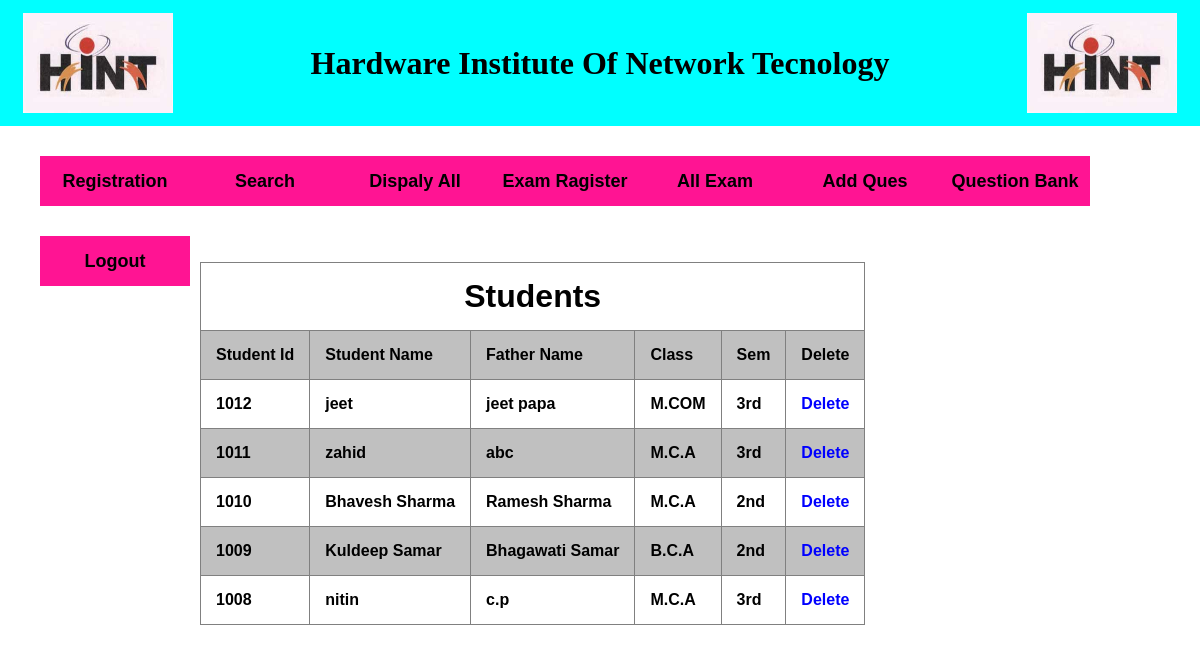
The page /stu_display.php (signed in) on the database its author committed.
### tables this page shows
CREATE TABLE `student_reg` (
  `s_name` varchar(50) NOT NULL,
  `f_name` varchar(50) NOT NULL,
  `s_class` varchar(50) NOT NULL,
  `s_sem` varchar(50) NOT NULL,
  `s_id` int(11) NOT NULL
);

### stu_display.php (the view, shortened to what this page needs)
<?php
     if($_SESSION['u_id']==true)
     {
    	 include"amity.php";
     	 include"faculty.php";
      }
      else
      {
     		header("Location:home.php");
      }
 ?>
<html>
<head>
<link rel="stylesheet" type="text/css" href="my.css">
</head>
<body>
</body>
</html>
<?php
	 	 $s="select * from student_reg order by s_id desc";
	 	$rs=mysqli_query($con,$s);
	 	echo"<div class=cla>";
	 	echo"<br><br><table class=i1 cellpadding=15 border=1>";
	 	echo"<tr><td colspan=6 align=center><h1>Students</h1>";
	 	echo"<tr><td>Student Id<td>Student Name<td>Father Name<td>Class<td>Sem<td>Delete";
	 while($r=mysqli_fetch_array($rs))
	 {
		 echo"<tr><td>".$r[4];
		 echo"<td>".$r[0];
		 echo"<td>".$r[1];
		 echo"<td>".$r[2];
		 echo"<td>".$r[3];
		 echo "<td><a href='#'onclick=ab(".$r[4].")><div class=delete>Delete</div></a>";
	 }
    	echo"</div></table>";
?>

### my.css (style rules this page uses)
body { background-image:url(""); background-color:; background-size:cover; color:white; font-family:bold; }
* { font-weight: bold; color: black; margin: 0px; }

### faculty.php (style rules this page uses)
* { text-decoration:none; color: white; margin-top:1%; }

### stu_display.php (style rules this page uses)
.i1 { margin:1%; margin-top:100px; background-color: white; font-family: sans-serif; font-weight: bold; border-collapse:collapse; margin-left: 200px; }
.cla table tr:nth-child(even) { background: silver; }
.delete { color:blue; }

### rows shown on the page
student_reg: s_id "1012", s_name "jeet", f_name "jeet papa", s_class "M.COM", s_sem "3rd"
student_reg: s_id "1011", s_name "zahid", f_name "abc", s_class "M.C.A", s_sem "3rd"
student_reg: s_id "1010", s_name "Bhavesh Sharma", f_name "Ramesh Sharma", s_class "M.C.A", s_sem "2nd"
student_reg: s_id "1009", s_name "Kuldeep Samar", f_name "Bhagawati Samar", s_class "B.C.A", s_sem "2nd"
student_reg: s_id "1008", s_name "nitin", f_name "c.p", s_class "M.C.A", s_sem "3rd"
